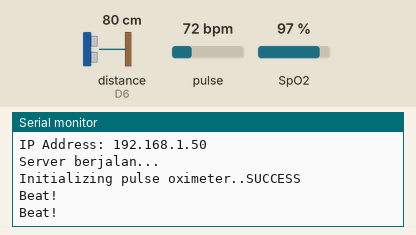
This sketch was run on a simulated ESP8266 (NodeMCU). Shown: the last lines printed to the serial monitor. Wiring (inferred from the names in the program): ultrasonic range finder: trigger D5; echo D6. Inputs (shaded band) come from the test bench; at power-on: distance to the obstacle (sensor on D6) 80 cm, pulse 72 bpm, SpO2 97 %. The echo pulse lasts 58.3 µs per cm; WiFi joins after 1.5 s; servers stay silent unless stated; uploads are accepted with an empty reply.

Above: at 2.7 s.
2.8 s: distance to the obstacle (sensor on D6) set to 2 cm
At 4.16 s:
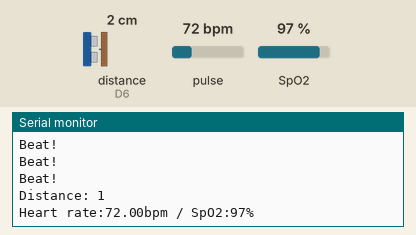
5.5 s: pulse set to 42 bpm
At 6.9 s:
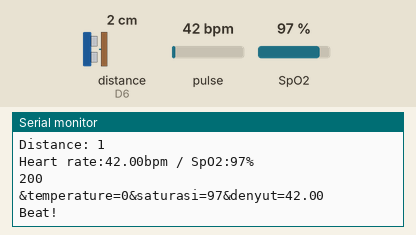
7.0 s: SpO2 set to 80 %
At 8.3 s:
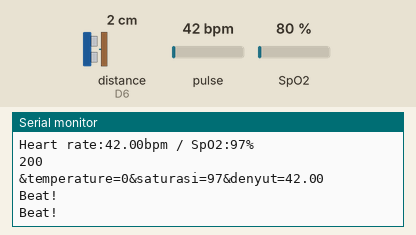
8.5 s: distance to the obstacle (sensor on D6) set to 4 cm
At 9.2 s:
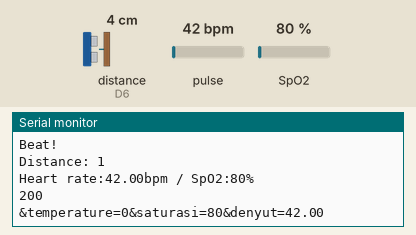
10.0 s: pulse set to 70 bpm
At 11.7 s:
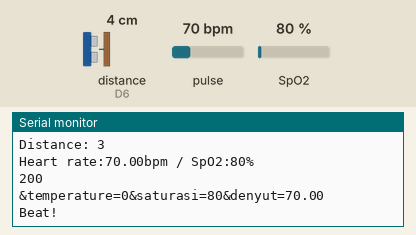
Timing chart, 0 to 12.5 s (numbered marks = the images above; inputs shaded):
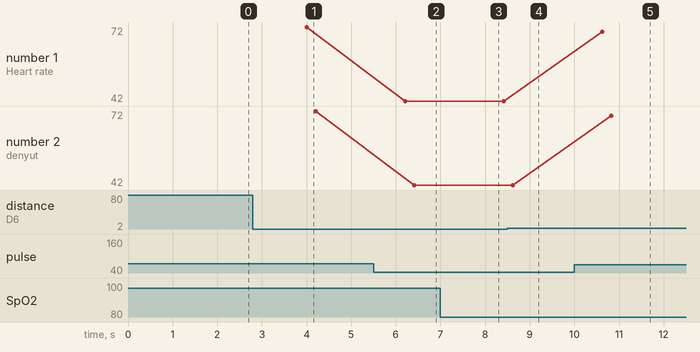

The sketch:

nodemcu_server.ino
```cpp
#include <Wire.h>
#include "MAX30100_PulseOximeter.h"
#include <ESP8266WiFi.h>
#include <WiFiClient.h>
#include <ESP8266WebServer.h>
#include <ESP8266HTTPClient.h>
#include <HCSR04.h>

ESP8266WebServer server(80); // variabel objek server
WiFiClient wifiClient;
const char *ssid = "NDAK WIFI PERAI KO DO";
const char *password = "sayangamak";
//192.168.100.91

const char *host = "http://192.168.100.52:8001/api/insert-data";   //your IP/web server address
PulseOximeter pox;
uint32_t tsLastReport = 0;
const int trigPin = D5;
const int echoPin = D6;

String temperature = "0";
long duration;
int distance;

void onBeatDetected()
{
    Serial.println("Beat!");
}

void setup() {
  Serial.begin(9600);
  // Setting Mode pin

  // Koneksi WiFi
  Serial.println("Conecting..... ");
  WiFi.begin(ssid, password);
  while(WiFi.status() != WL_CONNECTED) {
    delay(500);
    Serial.print(".");
  }
  Serial.println("");
  Serial.println("WiFi terhubung ");
  Serial.print("SSID: ");
  Serial.println(WiFi.SSID());
  Serial.print("IP Address: ");
  Serial.println(WiFi.localIP());

  // Kode bagian Server
  server.on("/mlx-data", HTTP_POST, f_temperature);
  server.begin();
  Serial.println("Server berjalan...");

  pinMode(trigPin, OUTPUT); // Sets the trigPin as an Output
  pinMode(echoPin, INPUT); // Sets the echoPin as an Input

  Serial.print("Initializing pulse oximeter..");
  if (!pox.begin()) {
      Serial.println("FAILED");
      for(;;);
  } else {
      Serial.println("SUCCESS");
  }
  pox.setOnBeatDetectedCallback(onBeatDetected);
}

void loop() {
  pox.update();
  if (millis() - tsLastReport > 2000) {
      String s="0",d="0",postData;
      server.handleClient();
      // Clears the trigPin
      digitalWrite(trigPin, LOW);
      delayMicroseconds(2);

      // Sets the trigPin on HIGH state for 10 micro seconds
      digitalWrite(trigPin, HIGH);
      delayMicroseconds(10);
      digitalWrite(trigPin, LOW);

      // Reads the echoPin, returns the sound wave travel time in microseconds
      duration = pulseIn(echoPin, HIGH);
      // Calculating the distance
      distance= duration*0.034/2;
      if(distance>0 && distance<=4){
        // Prints the distance on the Serial Monitor
        Serial.print("Distance: ");
        Serial.println(distance);

        Serial.print("Heart rate:");
        Serial.print(pox.getHeartRate());
        d = String(pox.getHeartRate());
        Serial.print("bpm / SpO2:");
        Serial.print(pox.getSpO2());
        s = String(pox.getSpO2());
        Serial.println("%");

        HTTPClient http;
        postData = "&temperature=" + temperature + "&saturasi=" + s + "&denyut=" + d;
        http.begin(wifiClient, host);
        http.addHeader("Content-Type", "application/x-www-form-urlencoded");
        int httpCode = http.POST(postData);
        String payload = http.getString();

        Serial.println(httpCode);
        Serial.println(payload);
        http.end();
        Serial.println("&temperature=" + temperature + "&saturasi=" + s + "&denyut=" + d);
        Serial.println("");
      }
      tsLastReport = millis();
  }
}

void f_temperature() {
  if (server.hasArg("temperature")) {
    temperature = server.arg("temperature");

    server.send(200, "text/plain", "Perintah sudah dilakukan, temperature = " + temperature);
  }
  else {
    server.send(200, "text/plain", "Format perintah salah / tidak ada");
  }
}

// Fungsi untuk menangani request /setpin
//void setPin() {
//  if (server.hasArg("pin") && server.hasArg("state")) {
//    int statusPin = server.arg("state").toInt();
//    // Konversi nama pin ke alamat pin
//    String namaPin = server.arg("pin");
//    static const uint8_t pinAddress[] = {16,  5,  4,  0,  2, 14, 12, 13, 15,  3,  1};
//
//    digitalWrite(pinAddress[namaPin.substring(1).toInt()], statusPin);
//    server.send(200, "text/plain", "Perintah sudah dilakukan");
//  }
//  else {
//    server.send(200, "text/plain", "Format perintah salah / tidak ada");
//  }
//}
```

Measured:
- after the input at 2.8 s, the serial monitor: prints a new line after 1.2 s (image 1)
- after the input at 5.5 s, the serial monitor: prints a new line after 0.71 s (image 2)
- after the input at 10.0 s, the serial monitor: prints a new line after 0.62 s (image 5)
- plotted number 1: 72 → 42 after the input at 5.5 s, 42 → 70 after the input at 10.0 s
- plotted number 2: 72 → 42 after the input at 5.5 s, 42 → 70 after the input at 10.0 s
